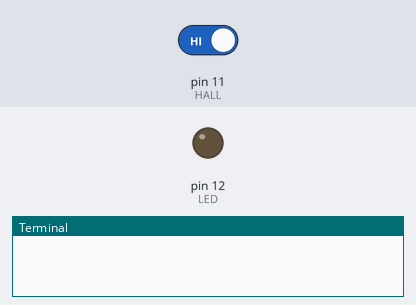
A program run on a simulated Raspberry Pi (header pin numbers). On the bench: output pins drawn as LEDs (lit = HIGH), the last lines printed to the terminal. The test bench sets the inputs (shaded band); at power-on: pin 11 (HALL) HIGH.

Above: at 1.2 s.
1.3 s: pin 11 (HALL) driven LOW
At 2.1 s:
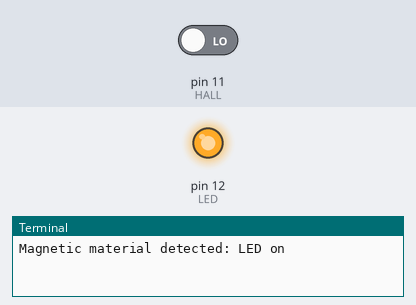
2.8 s: pin 11 (HALL) driven HIGH
At 3.2 s:
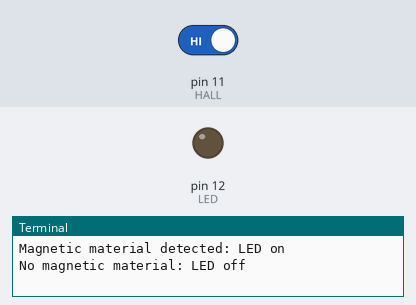
Timing chart, 0 to 5.8 s (numbered marks = the images above; inputs shaded):
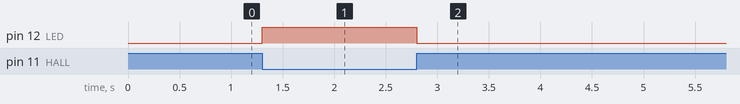

The program:

hall-magnet-rgb-led.py
```python
import RPi.GPIO as GPIO

#Hall sensor is connected to pin 11 (BOARD-Layout!)
HALL = 11

#LED is connected to pin 12 (BOARD-Layout!)
LED  = 12

#Set pin-layout to BOARD
GPIO.setmode(GPIO.BOARD)

#Avoid error messages if GPIO was not shut down correctly before
GPIO.setwarnings(False)

#Set HALL-pin to input, use internal pull-up-resistor
GPIO.setup(HALL,GPIO.IN, pull_up_down=GPIO.PUD_UP)

#Set LED-pin to output. A resistor should be used here!
GPIO.setup(LED, GPIO.OUT)

#Turn LED off
GPIO.output(LED, GPIO.LOW)

#This function will be called if a change is detected
def change_detected(channel):
    if GPIO.input(HALL) == GPIO.LOW:
        print 'Magnetic material detected: LED on'
        GPIO.output(LED, GPIO.HIGH) #LED on
    else:
        print 'No magnetic material: LED off'
	GPIO.output(LED, GPIO.LOW) # LED off

# Register event-listener on falling and raising
# edge on HALL-sensor input. Call "change_detected" as
# callback
GPIO.add_event_detect(HALL, GPIO.BOTH, change_detected, bouncetime=25)

# The main-loop does nothing. All is done by the event-listener
try:
    while True:
        pass

# Quit on Ctrl-c
except KeyboardInterrupt:
    print "Ctrl-C - quit"

# Cleanup GPIO
finally:
    GPIO.cleanup()
```

Measured:
- after the input at 1.3 s, pin 12 (LED): LOW → HIGH at once
- after the input at 2.8 s, pin 12 (LED): HIGH → LOW at once
